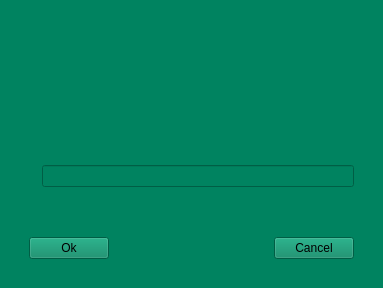
<?xml version="1.0" encoding="UTF-8"?>
<ui version="4.0">
 <class>failedForm</class>
 <widget class="QWidget" name="failedForm">
  <property name="geometry">
   <rect>
    <x>0</x>
    <y>0</y>
    <width>383</width>
    <height>288</height>
   </rect>
  </property>
  <property name="windowTitle">
   <string>Form</string>
  </property>
  <property name="styleSheet">
   <string notr="true">background-color: rgb(0, 131, 96);</string>
  </property>
  <layout class="QGridLayout" name="gridLayout">
   <item row="0" column="0">
    <widget class="QWidget" name="widget_Main" native="true">
     <layout class="QVBoxLayout" name="verticalLayout">
      <item>
       <widget class="QWidget" name="widget_Title" native="true">
        <layout class="QHBoxLayout" name="horizontalLayout_3">
         <item>
          <widget class="QLabel" name="label">
           <property name="text">
            <string/>
           </property>
          </widget>
         </item>
         <item>
          <widget class="QLabel" name="label_2">
           <property name="font">
            <font>
             <family>Abyssinica SIL</family>
             <pointsize>22</pointsize>
            </font>
           </property>
           <property name="text">
            <string/>
           </property>
          </widget>
         </item>
        </layout>
       </widget>
      </item>
      <item>
       <spacer name="verticalSpacer_3">
        <property name="orientation">
         <enum>Qt::Vertical</enum>
        </property>
        <property name="sizeHint" stdset="0">
         <size>
          <width>20</width>
          <height>40</height>
         </size>
        </property>
       </spacer>
      </item>
      <item>
       <widget class="QLabel" name="label_3">
        <property name="text">
         <string/>
        </property>
       </widget>
      </item>
      <item>
       <spacer name="verticalSpacer_2">
        <property name="orientation">
         <enum>Qt::Vertical</enum>
        </property>
        <property name="sizeHint" stdset="0">
         <size>
          <width>20</width>
          <height>40</height>
         </size>
        </property>
       </spacer>
      </item>
      <item>
       <widget class="QWidget" name="widget_Score" native="true">
        <property name="maximumSize">
         <size>
          <width>16777215</width>
          <height>100</height>
         </size>
        </property>
        <layout class="QHBoxLayout" name="horizontalLayout_2">
         <item>
          <widget class="QLabel" name="label_4">
           <property name="text">
            <string/>
           </property>
          </widget>
         </item>
         <item>
          <widget class="QLineEdit" name="lineEdit">
           <property name="styleSheet">
            <string notr="true">border-color: rgb(170, 170, 127);</string>
           </property>
          </widget>
         </item>
        </layout>
       </widget>
      </item>
      <item>
       <spacer name="verticalSpacer">
        <property name="orientation">
         <enum>Qt::Vertical</enum>
        </property>
        <property name="sizeHint" stdset="0">
         <size>
          <width>20</width>
          <height>40</height>
         </size>
        </property>
       </spacer>
      </item>
      <item>
       <widget class="QWidget" name="widget_ButtonGroup" native="true">
        <layout class="QHBoxLayout" name="horizontalLayout">
         <item>
          <widget class="QPushButton" name="pushButton">
           <property name="text">
            <string>Ok</string>
           </property>
          </widget>
         </item>
         <item>
          <spacer name="horizontalSpacer">
           <property name="orientation">
            <enum>Qt::Horizontal</enum>
           </property>
           <property name="sizeHint" stdset="0">
            <size>
             <width>40</width>
             <height>20</height>
            </size>
           </property>
          </spacer>
         </item>
         <item>
          <widget class="QPushButton" name="pushButton_2">
           <property name="text">
            <string>Cancel</string>
           </property>
          </widget>
         </item>
        </layout>
       </widget>
      </item>
     </layout>
    </widget>
   </item>
  </layout>
 </widget>
 <resources/>
 <connections/>
</ui>
